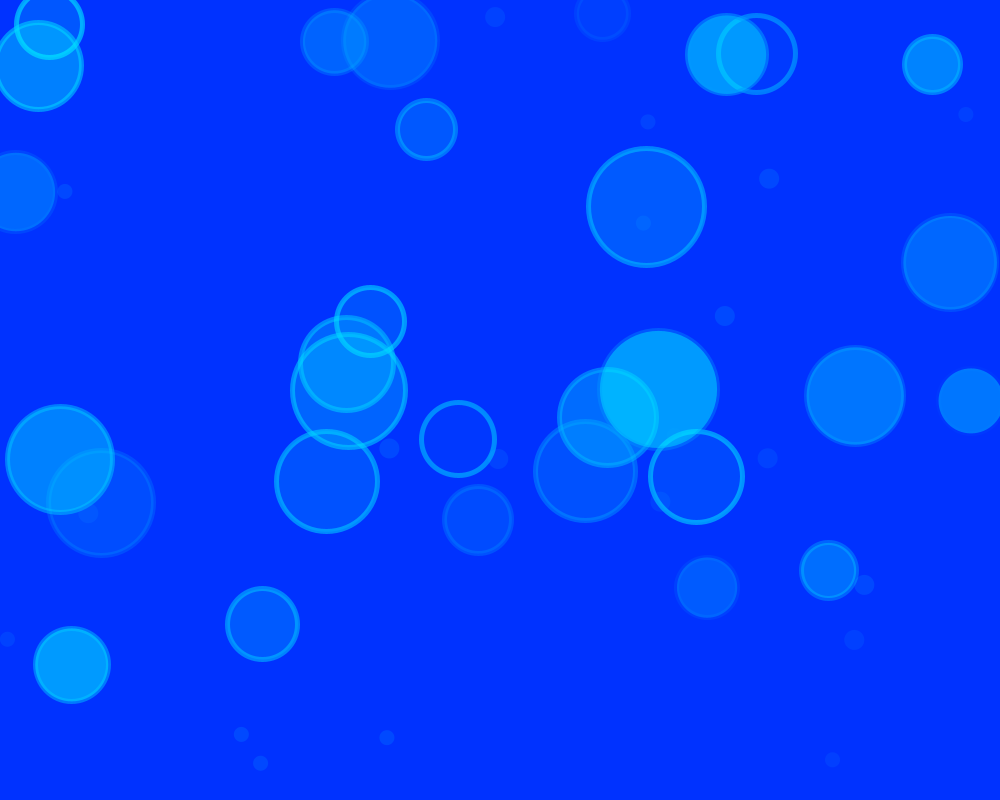
Frame 1 (no input)
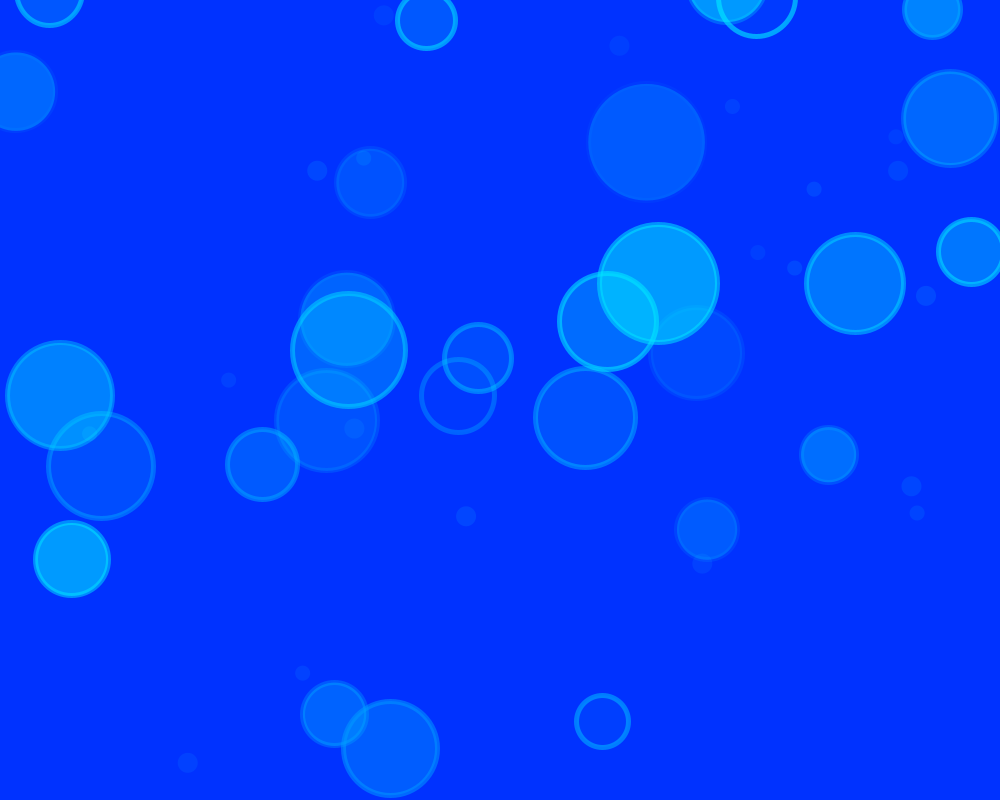
Frame 60 (the mouse pressed at the canvas centre just before this capture)
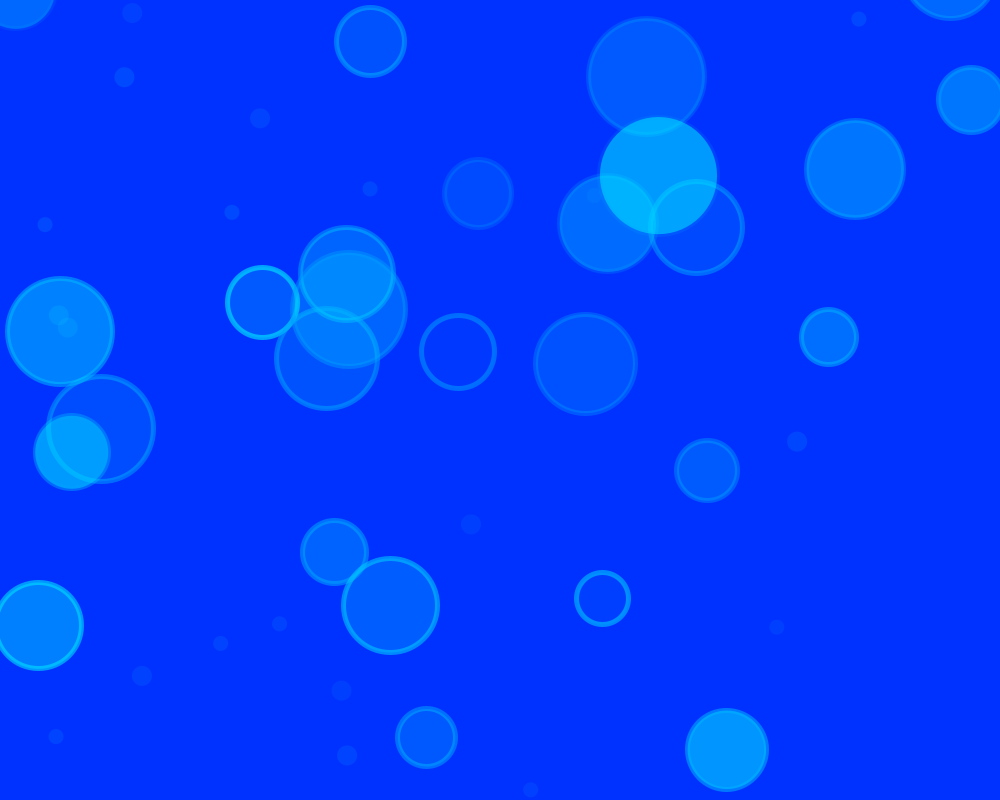
Frame 120 (the mouse held since frame 60 and released just before this capture)

The Processing sketch that drew these frames (run headless with seeded random() and noise(); from frame 60 on, the mouse is pressed at the canvas centre):

// Processing sketch: processing_34299
// ── processing_34299.pde

ColorSpot[] sp = new ColorSpot[30];

void setup() {
  size(1000, 800);
  noStroke();
  smooth();
  colorMode(RGB);
  background(0, 50, 255);

  for (int i = 0; i < sp.length; i++) {
    sp[i] = new ColorSpot(
    random(width), 
    random(height), 
    random(50, 120), 
    random(0.5, 3), 
    color(0, random(150, 255), 255, random(10,150)));
  }
}

void draw() {

  background(0, 50, 255);
  for (int i = 0; i < sp.length; i++) {
    sp[i].move();
    sp[i].display();
  }
  

for (int i = 0; i < 10; i++) {
    fill(random(0, 20), random(150, 255), 255, 30);
    noStroke();
    ellipse(random(width), random(height), 20, 20);
    ellipse(random(width), random(height), 15, 15);
  }
}


void mousePressed() {
  ellipse(mouseX, mouseY, 70, 70);
}

//Spotクラスを定義
class Spot {
  //属性を定義
  float x, y, diameter, speed; // x座標, y座標, 直径, 速さ

  //コンストラクタを定義
  Spot(float _x, float _y, float _diameter, float _speed) {
    x = _x;
    y = _y;
    diameter = _diameter;
    speed = _speed;
  }

  //移動するメソッドを定義
  void move() {
    y += -speed;
    if (y < -diameter) y = height + -diameter/2;
  }

  //表示するメソッドを定義
  void display() {
    stroke(0, random(150, 255), 255, random(10, 150));
    strokeWeight(5);
    ellipse(x, y, diameter, diameter);
  }
}

//Spotクラスを継承し、ColorSpotクラスを定義
class ColorSpot extends Spot {
  //属性を定義
  color col; // 色

  //コンストラクタを定義
  ColorSpot(float _x, float _y, float _diameter, float _speed, color _col) {
    super(_x, _y, _diameter, _speed); //親クラス(Spot)のコンストラクタを呼びだす
    col = _col;
  }

  //移動するメソッドを定義
  void move() {
    super.move(); //親クラス(Spot)のメソッドを呼びだす
  }

  //表示するメソッドを定義
  void display() {
    fill(col);
    super.display();
  }
}       
                
